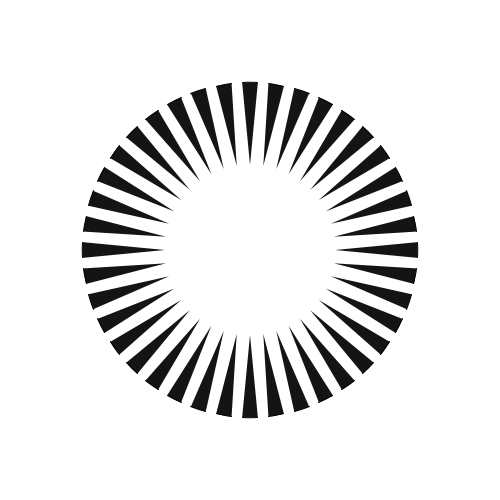
Frame 1 (no input)
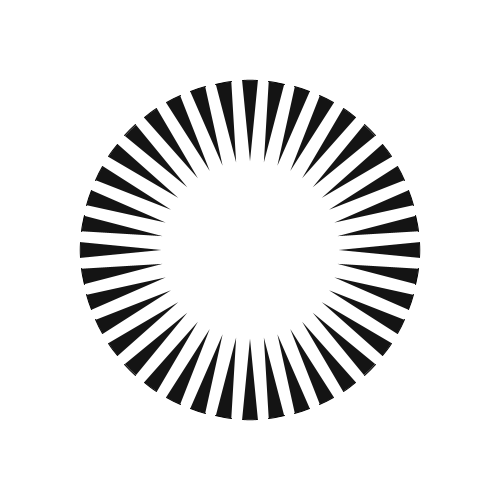
Frame 60 (the mouse pressed at the canvas centre just before this capture)
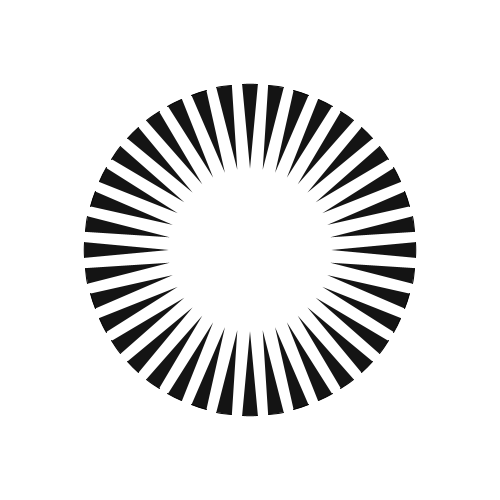
Frame 120 (the mouse held since frame 60 and released just before this capture)

The Processing sketch that drew these frames (run headless with seeded random() and noise(); from frame 60 on, the mouse is pressed at the canvas centre):

// Processing sketch: loudness
// ── loudness.pde
//https://www.openprocessing.org/sketch/141636

int slices = 40;
float pie_slice = TWO_PI/slices;

float x, y, szX, szY, theta;

void setup() {
  size(500, 500);
}

void draw() {
  background(255);
  fill(20);
  float edge = height/10;
  y = map(sin(theta),-1,1, -20, -150);
  //y = -30;
  szY = height/2+y ;
  szX = 200; 
  for (int i=0; i<slices; i++) {
    pushMatrix();
    translate(width/2,height/2);   
    rotate(i*pie_slice);
    arc(0, y, szX, szY, (PI*1.5)-(pie_slice/2), (PI*1.5)+(pie_slice/2));
    popMatrix();
  }   
  theta += 0.0523;
  
}
